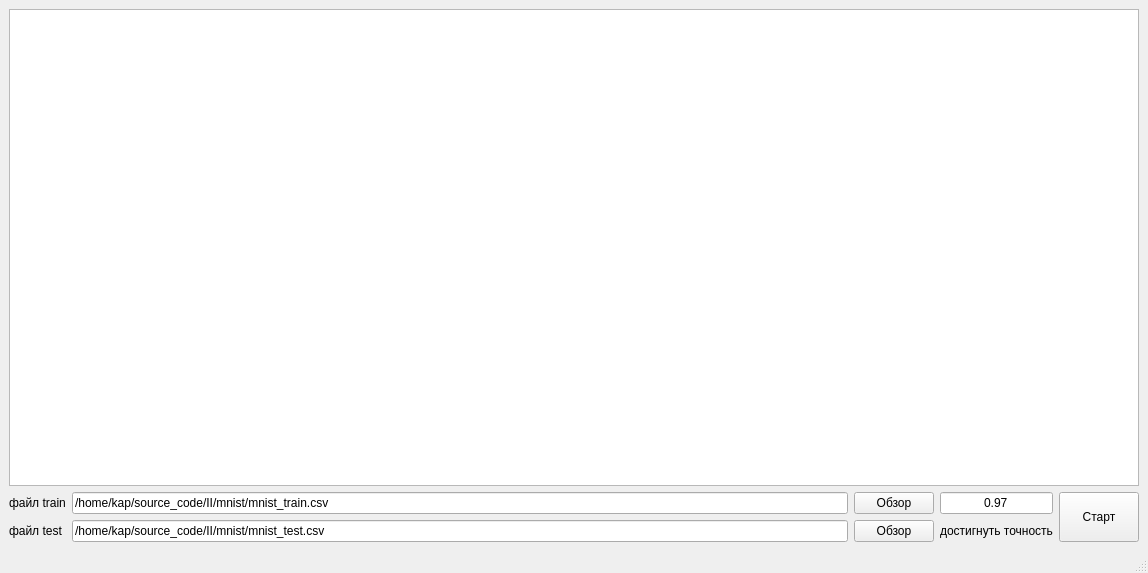
<?xml version="1.0" encoding="UTF-8"?>
<ui version="4.0">
 <class>MainWindow</class>
 <widget class="QMainWindow" name="MainWindow">
  <property name="geometry">
   <rect>
    <x>0</x>
    <y>0</y>
    <width>1148</width>
    <height>573</height>
   </rect>
  </property>
  <property name="windowTitle">
   <string>Нейросеть 0.0.1</string>
  </property>
  <widget class="QWidget" name="centralwidget">
   <layout class="QVBoxLayout" name="verticalLayout_2">
    <item>
     <widget class="QTextEdit" name="statistic_edit"/>
    </item>
    <item>
     <layout class="QHBoxLayout" name="horizontalLayout">
      <item>
       <layout class="QGridLayout" name="gridLayout_2">
        <item row="0" column="0">
         <widget class="QLabel" name="label_2">
          <property name="text">
           <string>файл train</string>
          </property>
         </widget>
        </item>
        <item row="0" column="1">
         <widget class="QLineEdit" name="train_edit">
          <property name="text">
           <string>/home/kap/source_code/II/mnist/mnist_train.csv</string>
          </property>
         </widget>
        </item>
        <item row="0" column="2">
         <widget class="QPushButton" name="train_review_button">
          <property name="text">
           <string>Обзор</string>
          </property>
         </widget>
        </item>
        <item row="1" column="0">
         <widget class="QLabel" name="label_3">
          <property name="text">
           <string>файл test</string>
          </property>
         </widget>
        </item>
        <item row="1" column="1">
         <widget class="QLineEdit" name="test_edit">
          <property name="text">
           <string>/home/kap/source_code/II/mnist/mnist_test.csv</string>
          </property>
         </widget>
        </item>
        <item row="1" column="2">
         <widget class="QPushButton" name="test_review_button">
          <property name="text">
           <string>Обзор</string>
          </property>
         </widget>
        </item>
       </layout>
      </item>
      <item>
       <layout class="QVBoxLayout" name="verticalLayout">
        <item>
         <widget class="QLineEdit" name="targetEdit">
          <property name="sizePolicy">
           <sizepolicy hsizetype="Preferred" vsizetype="Fixed">
            <horstretch>0</horstretch>
            <verstretch>0</verstretch>
           </sizepolicy>
          </property>
          <property name="text">
           <string>0.97</string>
          </property>
          <property name="alignment">
           <set>Qt::AlignCenter</set>
          </property>
         </widget>
        </item>
        <item>
         <widget class="QLabel" name="label">
          <property name="text">
           <string>достигнуть точность</string>
          </property>
         </widget>
        </item>
       </layout>
      </item>
      <item>
       <widget class="QPushButton" name="start_button">
        <property name="sizePolicy">
         <sizepolicy hsizetype="Minimum" vsizetype="Minimum">
          <horstretch>0</horstretch>
          <verstretch>0</verstretch>
         </sizepolicy>
        </property>
        <property name="text">
         <string>Старт</string>
        </property>
       </widget>
      </item>
     </layout>
    </item>
   </layout>
  </widget>
  <widget class="QMenuBar" name="menubar">
   <property name="geometry">
    <rect>
     <x>0</x>
     <y>0</y>
     <width>1148</width>
     <height>22</height>
    </rect>
   </property>
  </widget>
  <widget class="QStatusBar" name="statusbar"/>
 </widget>
 <resources/>
 <connections/>
</ui>
